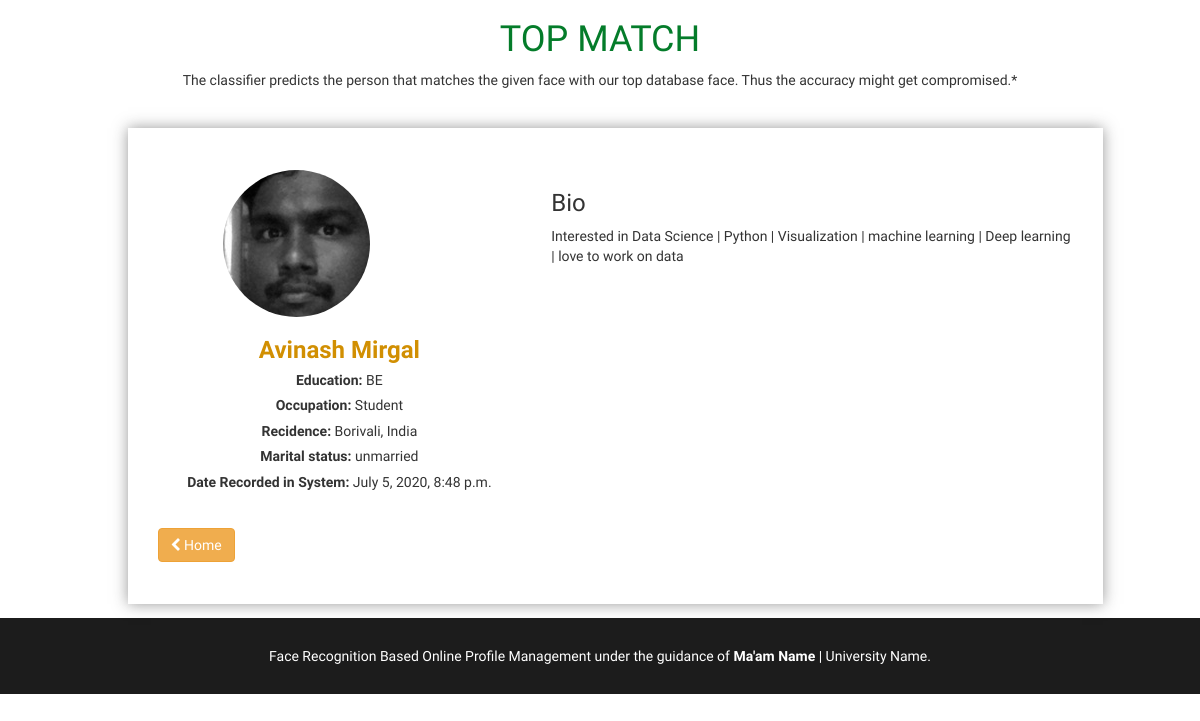
Page /records/details/1/ on the committed database.
### records/models.py (models this page shows, shortened)
class Records(models.Model):
    id = models.CharField(max_length=100, primary_key=True)
    first_name = models.CharField(max_length=50)
    last_name = models.CharField(max_length=50, null=True)
    residence = models.CharField(max_length=50, null=True)
    country = models.CharField(max_length=50, null=True)
    education = models.CharField(max_length=150, null=True)
    occupation = models.CharField(max_length=150, null=True)
    marital_status = models.CharField(max_length=50, null=True)
    bio = models.TextField()
    recorded_at = models.DateTimeField(default=datetime.now, blank=True)
    class Meta:
        verbose_name_plural = "Records"

### records/views.py (the view)
# urls.py: url(r'^details/(?P<id>\d+)/$', views.details, name='details')
def details(request, id):
    record = Records.objects.get(id=id)
    context = {
        'record' : record
    }
    return render(request, 'details.html', context)

### templates/details.html (shortened to what this page needs)
{% extends 'layout.html' %}
{% load static %}
{% block content %}
<div class="container">
  <div style="padding-bottom: 2em;text-align:center">
    <h1 class="text-center" style="color:#047c2a">TOP MATCH</h1>
    <p>The classifier predicts the person that matches the given face with our top database face. Thus the accuracy might get compromised.*</p>
  </div>
  <div class="container">
    <div class="row">
      <div class="col-md-10 col-md-offset-1" style="padding-top:3em;padding-bottom:3em;-webkit-box-shadow: 0px 0px 14px 0px rgba(50, 50, 50, 0.5);
-moz-box-shadow:    0px 0px 14px 0px rgba(50, 50, 50, 0.5);
box-shadow:         0px 0px 14px 0px rgba(50, 50, 50, 0.5);">
        <div class="col-md-5">
          <div class="row">
            <div class="col-md-8 col-md-offset-2">
              <img src="{% static '' %}img/User.{{record.id}}.36.jpg" class="img-responsive" style="border-radius:50%"/>
            </div>
            <div class="col-md-12" style="text-align:center">
              <h3 style="color:#d18f02"><b>{{record.first_name}} {{record.last_name}}</b></h3>
              <h5><b>Education: </b> {{record.education}} </h5>
              <h5><b>Occupation: </b> {{record.occupation}} </h5>
              <h5><b>Recidence: </b> {{record.residence}}, {{record.country}}</h5>
              <h5><b>Marital status: </b> {{record.marital_status}}
              <h5><b>Date Recorded in System: </b> {{record.recorded_at}}</h5>
            </div>
          </div>
        </div>
        <div class="col-md-7">
          <h3>Bio</h3>
          <p>
            {{record.bio}}
          </p>
        </div>
        <div class="col-md-12" style="margin-top:2em">
          <a href="/" class="btn btn-warning"><i class="fa fa-chevron-left" aria-hidden="true"></i> Home</a>
        </div>
      </div>
    </div>
  </div>
</div>
{% endblock %}

### templates/layout.html (shortened to what this page needs)
{% load static %}
<!DOCTYPE html>
<html lang="en">
  <head>
    <link href="{% static 'bootstrap/bootstrap.min.css' %}" rel="stylesheet">
    <link href="{% static 'style.css' %}" rel="stylesheet">
    <link rel="stylesheet" href="{% static 'css/font-awesome.min.css' %}" />
  </head>
  <body>
    {% block content %}
    {% endblock %}
    <footer style="background-color: rgb(28, 28, 28);padding:2em 0;margin-top:1em;">
      <p class="text-center" style="margin-bottom:0;color:#fff">Face Recognition Based Online Profile Management under the guidance of <b>Ma'am Name</b> | University Name.</p>
    </footer>
  </body>
</html>

### static/style.css (style rules this page uses)
html, body { font-family: "Muli", sans-serif; -webkit-font-smoothing: antialiased !important; }

### rows in the picture
Records: first_name "Avinash", last_name "Mirgal", education "BE", occupation "Student", residence "Borivali", country "India", marital_status "unmarried", recorded_at "July 5, 2020, 8:48 p.m.", bio "Interested in Data Science | Python | Visualization | machine learning | Deep learning | love to work on data"
